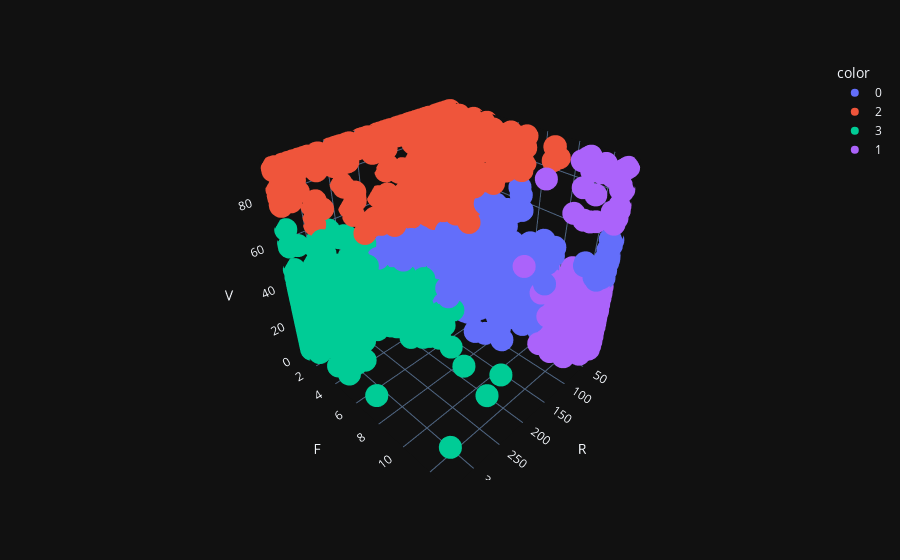

Notebook code cell kept with this figure:
### Code cell
# Criando um gráfico 3D de dispersão para visualizar os clusters gerados pelo Hierarchical Clustering
px.scatter_3d(df_rfv_clip, x='R', y='F', z='V', color=hclut_labels.astype(str), template='plotly_dark')

### Figure 1 — Plotly figure (JSON) as saved in the notebook; plotly's stock layout.template omitted (floating-point values rounded to 4 significant figures; data arrays with more than 128 entries replaced by an {"elided": "..."} marker saying what was removed)
{"data": [{"hovertemplate": "color=0<br>R=%{x}<br>F=%{y}<br>V=%{z}<extra></extra>", "legendgroup": "0", "marker": {"color": "#636efa", "symbol": "circle"}, "mode": "markers", "name": "0", "scene": "scene", "showlegend": true, "type": "scatter3d", "x": {"elided": "2535 int values"}, "y": {"elided": "2535 int values"}, "z": {"elided": "2535 float values"}}, {"hovertemplate": "color=2<br>R=%{x}<br>F=%{y}<br>V=%{z}<extra></extra>", "legendgroup": "2", "marker": {"color": "#EF553B", "symbol": "circle"}, "mode": "markers", "name": "2", "scene": "scene", "showlegend": true, "type": "scatter3d", "x": {"elided": "356 int values"}, "y": {"elided": "356 int values"}, "z": {"elided": "356 float values"}}, {"hovertemplate": "color=3<br>R=%{x}<br>F=%{y}<br>V=%{z}<extra></extra>", "legendgroup": "3", "marker": {"color": "#00cc96", "symbol": "circle"}, "mode": "markers", "name": "3", "scene": "scene", "showlegend": true, "type": "scatter3d", "x": {"elided": "1129 int values"}, "y": {"elided": "1129 int values"}, "z": {"elided": "1129 float values"}}, {"hovertemplate": "color=1<br>R=%{x}<br>F=%{y}<br>V=%{z}<extra></extra>", "legendgroup": "1", "marker": {"color": "#ab63fa", "symbol": "circle"}, "mode": "markers", "name": "1", "scene": "scene", "showlegend": true, "type": "scatter3d", "x": {"elided": "316 int values"}, "y": {"elided": "316 int values"}, "z": {"elided": "316 float values"}}], "layout": {"legend": {"title": {"text": "color"}, "tracegroupgap": 0}, "margin": {"t": 60}, "scene": {"domain": {"x": [0, 1], "y": [0, 1]}, "xaxis": {"title": {"text": "R"}}, "yaxis": {"title": {"text": "F"}}, "zaxis": {"title": {"text": "V"}}}}}
